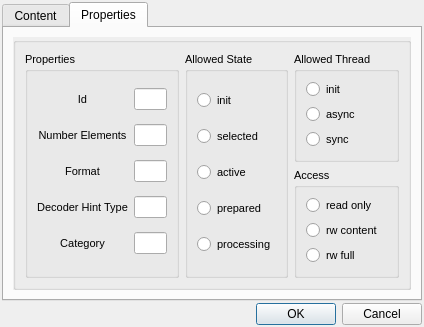
<?xml version="1.0" encoding="UTF-8"?>
<ui version="4.0">
 <class>Dialog_intProps</class>
 <widget class="QDialog" name="Dialog_intProps">
  <property name="geometry">
   <rect>
    <x>0</x>
    <y>0</y>
    <width>424</width>
    <height>292</height>
   </rect>
  </property>
  <property name="windowTitle">
   <string>Dialog</string>
  </property>
  <layout class="QVBoxLayout" name="verticalLayout">
   <property name="spacing">
    <number>2</number>
   </property>
   <property name="leftMargin">
    <number>2</number>
   </property>
   <property name="topMargin">
    <number>2</number>
   </property>
   <property name="rightMargin">
    <number>2</number>
   </property>
   <property name="bottomMargin">
    <number>2</number>
   </property>
   <item>
    <widget class="QTabWidget" name="tabWidget">
     <property name="currentIndex">
      <number>1</number>
     </property>
     <widget class="QWidget" name="tab">
      <attribute name="title">
       <string>Content</string>
      </attribute>
      <layout class="QHBoxLayout" name="horizontalLayout">
       <item>
        <widget class="QGroupBox" name="groupBox_2">
         <property name="palette">
          <palette>
           <active>
            <colorrole role="Base">
             <brush brushstyle="SolidPattern">
              <color alpha="255">
               <red>255</red>
               <green>255</green>
               <blue>255</blue>
              </color>
             </brush>
            </colorrole>
            <colorrole role="Window">
             <brush brushstyle="SolidPattern">
              <color alpha="255">
               <red>218</red>
               <green>218</green>
               <blue>108</blue>
              </color>
             </brush>
            </colorrole>
           </active>
           <inactive>
            <colorrole role="Base">
             <brush brushstyle="SolidPattern">
              <color alpha="255">
               <red>255</red>
               <green>255</green>
               <blue>255</blue>
              </color>
             </brush>
            </colorrole>
            <colorrole role="Window">
             <brush brushstyle="SolidPattern">
              <color alpha="255">
               <red>218</red>
               <green>218</green>
               <blue>108</blue>
              </color>
             </brush>
            </colorrole>
           </inactive>
           <disabled>
            <colorrole role="Base">
             <brush brushstyle="SolidPattern">
              <color alpha="255">
               <red>218</red>
               <green>218</green>
               <blue>108</blue>
              </color>
             </brush>
            </colorrole>
            <colorrole role="Window">
             <brush brushstyle="SolidPattern">
              <color alpha="255">
               <red>218</red>
               <green>218</green>
               <blue>108</blue>
              </color>
             </brush>
            </colorrole>
           </disabled>
          </palette>
         </property>
         <property name="font">
          <font>
           <weight>75</weight>
           <bold>true</bold>
          </font>
         </property>
         <property name="autoFillBackground">
          <bool>true</bool>
         </property>
         <property name="title">
          <string/>
         </property>
         <layout class="QGridLayout" name="gridLayout_4">
          <item row="2" column="1">
           <widget class="QLineEdit" name="lineEdit_value">
            <property name="font">
             <font>
              <weight>50</weight>
              <bold>false</bold>
             </font>
            </property>
           </widget>
          </item>
          <item row="1" column="1">
           <widget class="QLabel" name="label_description">
            <property name="font">
             <font>
              <weight>50</weight>
              <bold>false</bold>
             </font>
            </property>
            <property name="text">
             <string>Value</string>
            </property>
           </widget>
          </item>
          <item row="3" column="1">
           <spacer name="verticalSpacer_2">
            <property name="orientation">
             <enum>Qt::Vertical</enum>
            </property>
            <property name="sizeHint" stdset="0">
             <size>
              <width>20</width>
              <height>40</height>
             </size>
            </property>
           </spacer>
          </item>
          <item row="0" column="1">
           <spacer name="verticalSpacer">
            <property name="orientation">
             <enum>Qt::Vertical</enum>
            </property>
            <property name="sizeHint" stdset="0">
             <size>
              <width>20</width>
              <height>40</height>
             </size>
            </property>
           </spacer>
          </item>
         </layout>
        </widget>
       </item>
      </layout>
     </widget>
     <widget class="QWidget" name="tab_2">
      <attribute name="title">
       <string>Properties</string>
      </attribute>
      <layout class="QHBoxLayout" name="horizontalLayout_2">
       <item>
        <widget class="QGroupBox" name="groupBox">
         <property name="font">
          <font>
           <pointsize>8</pointsize>
          </font>
         </property>
         <property name="autoFillBackground">
          <bool>true</bool>
         </property>
         <property name="title">
          <string/>
         </property>
         <layout class="QGridLayout" name="gridLayout_2">
          <item row="0" column="0" rowspan="2">
           <widget class="QGroupBox" name="groupBox_5">
            <property name="title">
             <string>Properties</string>
            </property>
            <layout class="QGridLayout" name="gridLayout">
             <item row="1" column="1">
              <widget class="QLineEdit" name="lineEdit_numberElements">
               <property name="readOnly">
                <bool>true</bool>
               </property>
              </widget>
             </item>
             <item row="0" column="0">
              <widget class="QLabel" name="label">
               <property name="text">
                <string>Id</string>
               </property>
               <property name="alignment">
                <set>Qt::AlignCenter</set>
               </property>
              </widget>
             </item>
             <item row="2" column="0">
              <widget class="QLabel" name="label_2">
               <property name="text">
                <string>Format</string>
               </property>
               <property name="alignment">
                <set>Qt::AlignCenter</set>
               </property>
              </widget>
             </item>
             <item row="3" column="0">
              <widget class="QLabel" name="label_14">
               <property name="text">
                <string>Decoder Hint Type</string>
               </property>
               <property name="alignment">
                <set>Qt::AlignCenter</set>
               </property>
              </widget>
             </item>
             <item row="3" column="1">
              <widget class="QLineEdit" name="lineEdit_decoder_hint">
               <property name="readOnly">
                <bool>true</bool>
               </property>
              </widget>
             </item>
             <item row="2" column="1">
              <widget class="QLineEdit" name="lineEdit_format">
               <property name="readOnly">
                <bool>true</bool>
               </property>
              </widget>
             </item>
             <item row="1" column="0">
              <widget class="QLabel" name="label_3">
               <property name="text">
                <string>Number Elements</string>
               </property>
               <property name="alignment">
                <set>Qt::AlignCenter</set>
               </property>
              </widget>
             </item>
             <item row="0" column="1">
              <widget class="QLineEdit" name="lineEdit_propertyid">
               <property name="readOnly">
                <bool>true</bool>
               </property>
              </widget>
             </item>
             <item row="4" column="1">
              <widget class="QLineEdit" name="lineEdit_category"/>
             </item>
             <item row="4" column="0">
              <widget class="QLabel" name="label_4">
               <property name="text">
                <string>Category</string>
               </property>
               <property name="alignment">
                <set>Qt::AlignCenter</set>
               </property>
              </widget>
             </item>
            </layout>
           </widget>
          </item>
          <item row="1" column="2">
           <widget class="QGroupBox" name="groupBox_6">
            <property name="title">
             <string>Access</string>
            </property>
            <layout class="QVBoxLayout" name="verticalLayout_4">
             <item>
              <widget class="QRadioButton" name="radioButton_ronly">
               <property name="text">
                <string>read only</string>
               </property>
               <property name="autoExclusive">
                <bool>false</bool>
               </property>
              </widget>
             </item>
             <item>
              <widget class="QRadioButton" name="radioButton_rwcontent">
               <property name="text">
                <string>rw content</string>
               </property>
              </widget>
             </item>
             <item>
              <widget class="QRadioButton" name="radioButton_rwfull">
               <property name="text">
                <string>rw full</string>
               </property>
              </widget>
             </item>
            </layout>
           </widget>
          </item>
          <item row="0" column="1" rowspan="2">
           <widget class="QGroupBox" name="groupBox_3">
            <property name="title">
             <string>Allowed State</string>
            </property>
            <layout class="QVBoxLayout" name="verticalLayout_2">
             <item>
              <widget class="QRadioButton" name="radioButton_state_init">
               <property name="text">
                <string>init</string>
               </property>
               <property name="autoExclusive">
                <bool>false</bool>
               </property>
              </widget>
             </item>
             <item>
              <widget class="QRadioButton" name="radioButton_state_selected">
               <property name="text">
                <string>selected</string>
               </property>
               <property name="autoExclusive">
                <bool>false</bool>
               </property>
              </widget>
             </item>
             <item>
              <widget class="QRadioButton" name="radioButton_state_active">
               <property name="text">
                <string>active</string>
               </property>
               <property name="autoExclusive">
                <bool>false</bool>
               </property>
              </widget>
             </item>
             <item>
              <widget class="QRadioButton" name="radioButton_state_prepared">
               <property name="text">
                <string>prepared</string>
               </property>
               <property name="autoExclusive">
                <bool>false</bool>
               </property>
              </widget>
             </item>
             <item>
              <widget class="QRadioButton" name="radioButton_state_processing">
               <property name="text">
                <string>processing</string>
               </property>
               <property name="autoExclusive">
                <bool>false</bool>
               </property>
              </widget>
             </item>
            </layout>
           </widget>
          </item>
          <item row="0" column="2">
           <widget class="QGroupBox" name="groupBox_4">
            <property name="title">
             <string>Allowed Thread</string>
            </property>
            <layout class="QVBoxLayout" name="verticalLayout_3">
             <item>
              <widget class="QRadioButton" name="radioButton_thread_init">
               <property name="text">
                <string>init</string>
               </property>
               <property name="autoExclusive">
                <bool>false</bool>
               </property>
              </widget>
             </item>
             <item>
              <widget class="QRadioButton" name="radioButton_thread_async">
               <property name="text">
                <string>async</string>
               </property>
               <property name="autoExclusive">
                <bool>false</bool>
               </property>
              </widget>
             </item>
             <item>
              <widget class="QRadioButton" name="radioButton_thread_sync">
               <property name="text">
                <string>sync</string>
               </property>
               <property name="autoExclusive">
                <bool>false</bool>
               </property>
              </widget>
             </item>
            </layout>
           </widget>
          </item>
         </layout>
        </widget>
       </item>
      </layout>
     </widget>
    </widget>
   </item>
   <item>
    <widget class="QDialogButtonBox" name="buttonBox">
     <property name="orientation">
      <enum>Qt::Horizontal</enum>
     </property>
     <property name="standardButtons">
      <set>QDialogButtonBox::Cancel|QDialogButtonBox::Ok</set>
     </property>
    </widget>
   </item>
  </layout>
 </widget>
 <resources/>
 <connections>
  <connection>
   <sender>buttonBox</sender>
   <signal>accepted()</signal>
   <receiver>Dialog_intProps</receiver>
   <slot>accept()</slot>
   <hints>
    <hint type="sourcelabel">
     <x>222</x>
     <y>248</y>
    </hint>
    <hint type="destinationlabel">
     <x>157</x>
     <y>196</y>
    </hint>
   </hints>
  </connection>
  <connection>
   <sender>buttonBox</sender>
   <signal>rejected()</signal>
   <receiver>Dialog_intProps</receiver>
   <slot>reject()</slot>
   <hints>
    <hint type="sourcelabel">
     <x>290</x>
     <y>248</y>
    </hint>
    <hint type="destinationlabel">
     <x>286</x>
     <y>196</y>
    </hint>
   </hints>
  </connection>
  <connection>
   <sender>lineEdit_value</sender>
   <signal>editingFinished()</signal>
   <receiver>Dialog_intProps</receiver>
   <slot>textEdited()</slot>
   <hints>
    <hint type="sourcelabel">
     <x>166</x>
     <y>141</y>
    </hint>
    <hint type="destinationlabel">
     <x>414</x>
     <y>17</y>
    </hint>
   </hints>
  </connection>
  <connection>
   <sender>radioButton_state_init</sender>
   <signal>clicked()</signal>
   <receiver>Dialog_intProps</receiver>
   <slot>anyRadioButtonClicked()</slot>
   <hints>
    <hint type="sourcelabel">
     <x>211</x>
     <y>74</y>
    </hint>
    <hint type="destinationlabel">
     <x>221</x>
     <y>-7</y>
    </hint>
   </hints>
  </connection>
  <connection>
   <sender>radioButton_state_selected</sender>
   <signal>clicked()</signal>
   <receiver>Dialog_intProps</receiver>
   <slot>anyRadioButtonClicked()</slot>
   <hints>
    <hint type="sourcelabel">
     <x>212</x>
     <y>99</y>
    </hint>
    <hint type="destinationlabel">
     <x>257</x>
     <y>-16</y>
    </hint>
   </hints>
  </connection>
  <connection>
   <sender>radioButton_state_active</sender>
   <signal>clicked()</signal>
   <receiver>Dialog_intProps</receiver>
   <slot>anyRadioButtonClicked()</slot>
   <hints>
    <hint type="sourcelabel">
     <x>212</x>
     <y>125</y>
    </hint>
    <hint type="destinationlabel">
     <x>170</x>
     <y>-7</y>
    </hint>
   </hints>
  </connection>
  <connection>
   <sender>radioButton_state_prepared</sender>
   <signal>clicked()</signal>
   <receiver>Dialog_intProps</receiver>
   <slot>anyRadioButtonClicked()</slot>
   <hints>
    <hint type="sourcelabel">
     <x>211</x>
     <y>153</y>
    </hint>
    <hint type="destinationlabel">
     <x>38</x>
     <y>-12</y>
    </hint>
   </hints>
  </connection>
  <connection>
   <sender>radioButton_state_processing</sender>
   <signal>clicked()</signal>
   <receiver>Dialog_intProps</receiver>
   <slot>anyRadioButtonClicked()</slot>
   <hints>
    <hint type="sourcelabel">
     <x>211</x>
     <y>176</y>
    </hint>
    <hint type="destinationlabel">
     <x>417</x>
     <y>82</y>
    </hint>
   </hints>
  </connection>
  <connection>
   <sender>radioButton_thread_init</sender>
   <signal>clicked()</signal>
   <receiver>Dialog_intProps</receiver>
   <slot>anyRadioButtonClicked()</slot>
   <hints>
    <hint type="sourcelabel">
     <x>313</x>
     <y>71</y>
    </hint>
    <hint type="destinationlabel">
     <x>418</x>
     <y>45</y>
    </hint>
   </hints>
  </connection>
  <connection>
   <sender>radioButton_thread_async</sender>
   <signal>clicked()</signal>
   <receiver>Dialog_intProps</receiver>
   <slot>anyRadioButtonClicked()</slot>
   <hints>
    <hint type="sourcelabel">
     <x>311</x>
     <y>98</y>
    </hint>
    <hint type="destinationlabel">
     <x>419</x>
     <y>144</y>
    </hint>
   </hints>
  </connection>
  <connection>
   <sender>radioButton_thread_sync</sender>
   <signal>clicked()</signal>
   <receiver>Dialog_intProps</receiver>
   <slot>anyRadioButtonClicked()</slot>
   <hints>
    <hint type="sourcelabel">
     <x>320</x>
     <y>122</y>
    </hint>
    <hint type="destinationlabel">
     <x>418</x>
     <y>173</y>
    </hint>
   </hints>
  </connection>
  <connection>
   <sender>radioButton_ronly</sender>
   <signal>clicked()</signal>
   <receiver>Dialog_intProps</receiver>
   <slot>anyRadioButtonClicked()</slot>
   <hints>
    <hint type="sourcelabel">
     <x>320</x>
     <y>178</y>
    </hint>
    <hint type="destinationlabel">
     <x>418</x>
     <y>213</y>
    </hint>
   </hints>
  </connection>
 </connections>
 <slots>
  <slot>textEdited()</slot>
  <slot>comboBox_decoder_activated(int)</slot>
  <slot>anyRadioButtonClicked()</slot>
 </slots>
</ui>
